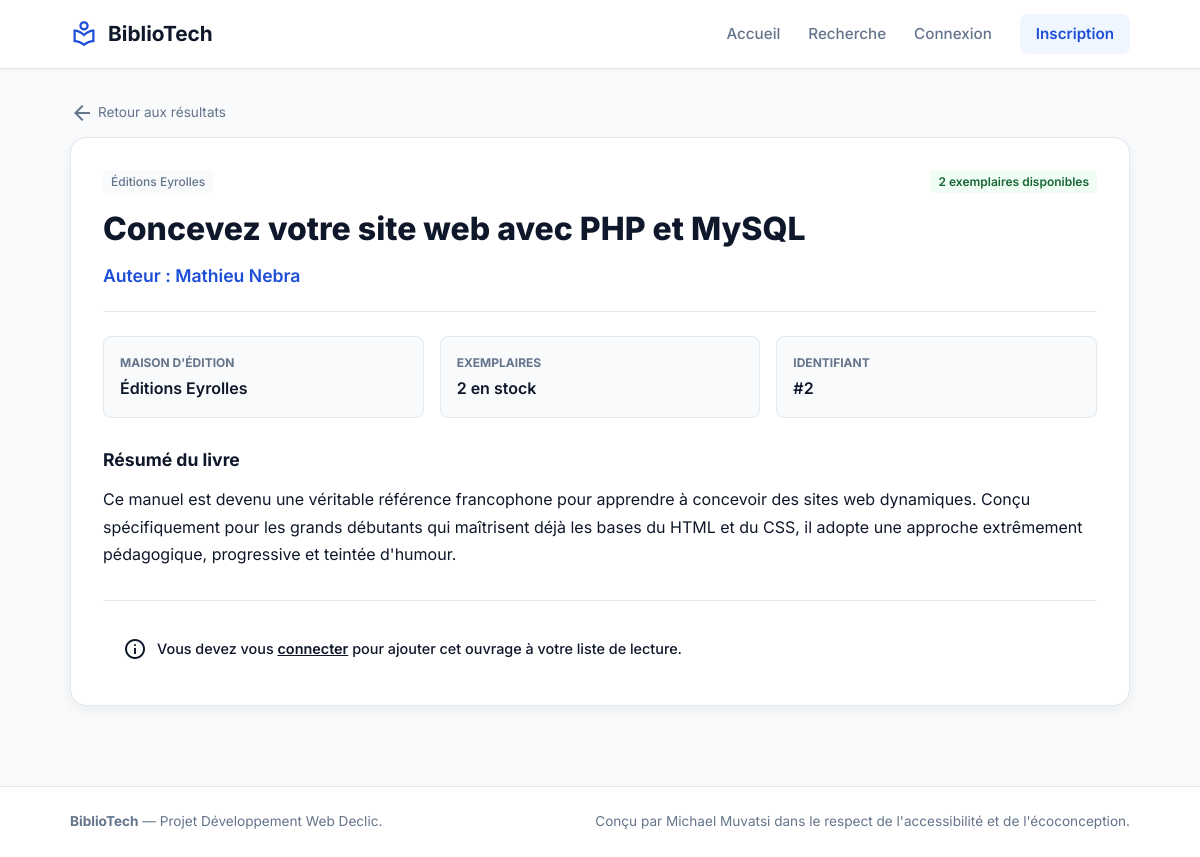
The app's page /details.php?id=2 with its own data.
### tables this page shows
CREATE TABLE `livres` (
  `id` int NOT NULL,
  `titre` varchar(100) NOT NULL,
  `auteur` varchar(100) NOT NULL,
  `description` text,
  `maison_edition` varchar(100) DEFAULT NULL,
  `nombre_exemplaire` int DEFAULT '1'
);

### details.php (the view, shortened to what this page needs)
<?php
require_once 'includes/db.php';
require_once 'includes/header.php';
$id_livre = isset($_GET['id']) ? (int)$_GET['id'] : 0;
$livre = null;
if ($id_livre > 0) {
    try {
        $stmt = $pdo->prepare("SELECT * FROM Livres WHERE id = :id");
        $stmt->bindParam(':id', $id_livre, PDO::PARAM_INT);
        $stmt->execute();
        $livre = $stmt->fetch(PDO::FETCH_ASSOC);
    } catch (PDOException $e) {
        $livre = null;
    }
}
?>
<main class="main-content">
    <div class="container">
        <a href="results.php" class="back-link">
            <span class="material-symbols-outlined">arrow_back</span>
            <span>Retour aux résultats</span>
        </a>
        <?php if ($livre): ?>
            <article class="details-card">
                <header class="details-header">
                    <div class="book-meta">
                        <span class="publisher-badge"><?= htmlspecialchars($livre['maison_edition'] ?? 'Édition Non Renseignée') ?></span>
                        <span class="stock-badge"><?= (int)$livre['nombre_exemplaire'] ?> exemplaires disponibles</span>
                    </div>
                    <h1 class="details-title"><?= htmlspecialchars($livre['titre']) ?></h1>
                    <p class="details-author">Auteur : <?= htmlspecialchars($livre['auteur']) ?></p>
                </header>
                <div class="details-info-grid">
                    <div class="info-box">
                        <span class="info-label">Maison d'édition</span>
                        <span class="info-value"><?= htmlspecialchars($livre['maison_edition'] ?? 'Non précisée') ?></span>
                    </div>
                    <div class="info-box">
                        <span class="info-label">Exemplaires</span>
                        <span class="info-value"><?= (int)$livre['nombre_exemplaire'] ?> en stock</span>
                    </div>
                    <div class="info-box">
                        <span class="info-label">Identifiant</span>
                        <span class="info-value">#<?= (int)$livre['id'] ?></span>
                    </div>
                </div>
                <h2 class="details-section-title">Résumé du livre</h2>
                <p class="details-description">
                    <?= nl2br(htmlspecialchars($livre['description'] ?? 'Aucune description disponible pour cet ouvrage.')) ?>
                </p>
                <div class="action-bar">
                    <?php if (isset($_SESSION['user_id'])): ?>
                        <form method="POST" action="details.php?id=<?= $livre['id'] ?>">
                            <input type="hidden" name="add_to_wishlist" value="1">
                            <button type="submit" class="btn-primary">
                                <span class="material-symbols-outlined">bookmark_add</span>
                                <span>Ajouter à ma liste de lecture</span>
                            </button>
                        </form>
                        <a href="wishlist.php" class="btn-secondary" style="width: auto; padding: 14px 20px;">
                            <span>Voir ma liste de lecture</span>
                        </a>
                    <?php else: ?>
                        <div class="alert alert-info" style="margin: 0; width: 100%;">
                            <span class="material-symbols-outlined">info</span>
                            <span>Vous devez vous <a href="/bibliotheque/session/connexion.php" style="font-weight: 600; text-decoration: underline; color: inherit;">connecter</a> pour ajouter cet ouvrage à votre liste de lecture.</span>
                        </div>
                    <?php endif; ?>
                </div>
            </article>
        <?php endif; ?>
    </div>
</main>
<?php require_once 'includes/footer.php'; ?>

### css/style.css (style rules this page uses)
:root { --primary: #1d4ed8; --primary-hover: #1e40af; --primary-light: #eff6ff; --primary-soft: #dbeafe; --bg-main: #f8fafc; --card-bg: #ffffff; --text-dark: #0f172a; --text-muted: #64748b; --border-color: #e2e8f0; --shadow-sm: 0 1px 3px rgba(0,0,0,0.05); --shadow-md: 0 4px 12px rgba(0,0,0,0.06); --radius-sm: 8px; --radius-md: 12px; --radius-lg: 16px; --font-family: 'Inter', -apple-system, BlinkMacSystemFont, 'Segoe UI', Roboto, sans-serif; }
* { margin: 0; padding: 0; box-sizing: border-box; }
body { font-family: var(--font-family); background-color: var(--bg-main); color: var(--text-dark); line-height: 1.6; min-height: 100vh; display: flex; flex-direction: column; }
a { color: inherit; text-decoration: none; }
.container { width: 100%; max-width: 1100px; margin: 0 auto; padding: 0 20px; }
.main-content { flex: 1; padding-top: 32px; padding-bottom: 80px; }
.book-meta { display: flex; justify-content: space-between; align-items: center; font-size: 0.75rem; color: var(--text-muted); margin-bottom: 10px; }
.publisher-badge { background-color: var(--bg-main); padding: 2px 8px; border-radius: 4px; font-weight: 500; }
.stock-badge { color: #166534; background-color: #f0fdf4; padding: 2px 8px; border-radius: 4px; font-weight: 600; }
.back-link { display: inline-flex; align-items: center; gap: 4px; font-size: 0.85rem; color: var(--text-muted); margin-bottom: 12px; }
.details-card { background-color: var(--card-bg); border: 1px solid var(--border-color); border-radius: var(--radius-lg); padding: 32px; box-shadow: var(--shadow-md); }
.details-header { margin-bottom: 24px; padding-bottom: 20px; border-bottom: 1px solid var(--border-color); }
.details-title { font-size: 2rem; font-weight: 800; color: var(--text-dark); margin: 8px 0; }
.details-author { font-size: 1.1rem; color: var(--primary); font-weight: 600; }
.details-info-grid { display: grid; grid-template-columns: repeat(auto-fit, minmax(200px, 1fr)); gap: 16px; margin-bottom: 28px; }
.info-box { background-color: var(--bg-main); padding: 16px; border-radius: var(--radius-sm); border: 1px solid var(--border-color); }
.info-label { font-size: 0.75rem; text-transform: uppercase; color: var(--text-muted); font-weight: 700; display: block; margin-bottom: 4px; }
.info-value { font-size: 1rem; font-weight: 600; color: var(--text-dark); }
.details-section-title { font-size: 1.1rem; font-weight: 700; margin-bottom: 12px; color: var(--text-dark); }
.details-description { font-size: 1rem; color: var(--text-dark); line-height: 1.7; margin-bottom: 32px; }
.action-bar { display: flex; gap: 16px; align-items: center; border-top: 1px solid var(--border-color); padding-top: 24px; }
.alert { padding: 12px 20px; border-radius: var(--radius-sm); margin-bottom: 20px; font-size: 0.9rem; font-weight: 500; display: flex; align-items: center; gap: 10px; }

### records on screen
livres: maison_edition "Éditions Eyrolles", nombre_exemplaire "2", titre "Concevez votre site web avec PHP et MySQL", auteur "Mathieu Nebra", id "2", description "Ce manuel est devenu une véritable référence francophone pour apprendre à concevoir des sites web dynamiques. Conçu spécifiquement pour les grands débutants qui maîtrisent déjà les bases du HTML et du CSS, il adopte une approche extrêmement pédagogique, progressive et teintée d'humour."
